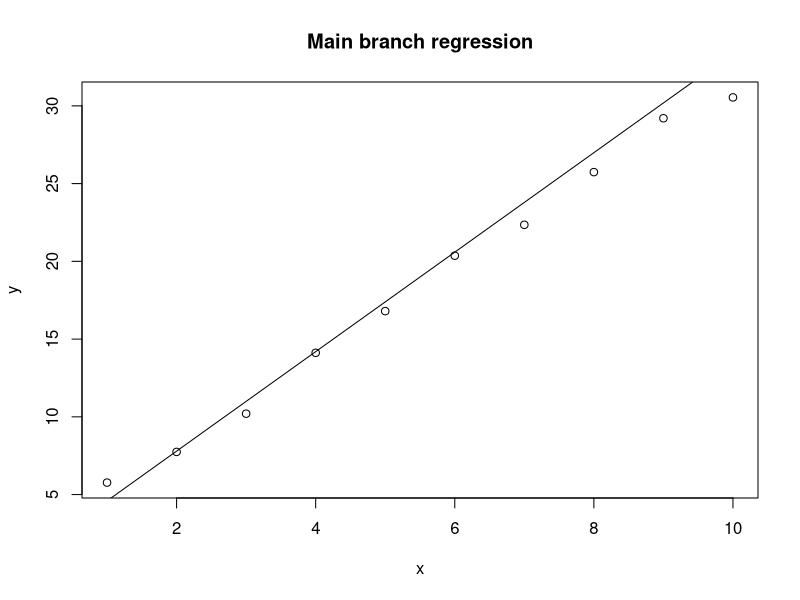

Reproduce this figure in R.
x <- 1:10
y <- 2 + 3*x + rnorm(10)
z <- rnorm(10)
model <- lm(y ~ x + I(x^2) + z + I(z^2))
summary(model)
plot(x, y, main = "Main branch regression")
abline(model)
